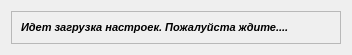
<?xml version="1.0" encoding="UTF-8"?>
<ui version="4.0">
 <class>LoadScreenForm</class>
 <widget class="QWidget" name="LoadScreenForm">
  <property name="windowModality">
   <enum>Qt::NonModal</enum>
  </property>
  <property name="geometry">
   <rect>
    <x>0</x>
    <y>0</y>
    <width>352</width>
    <height>51</height>
   </rect>
  </property>
  <property name="contextMenuPolicy">
   <enum>Qt::NoContextMenu</enum>
  </property>
  <property name="windowTitle">
   <string>Loading</string>
  </property>
  <property name="windowOpacity">
   <double>1.000000000000000</double>
  </property>
  <layout class="QGridLayout" name="gridLayout">
   <item row="0" column="0">
    <widget class="QFrame" name="frame">
     <property name="frameShape">
      <enum>QFrame::StyledPanel</enum>
     </property>
     <property name="frameShadow">
      <enum>QFrame::Raised</enum>
     </property>
     <layout class="QGridLayout" name="gridLayout_2">
      <item row="0" column="0">
       <widget class="QLabel" name="lblLoading">
        <property name="font">
         <font>
          <pointsize>8</pointsize>
          <weight>75</weight>
          <italic>true</italic>
          <bold>true</bold>
         </font>
        </property>
        <property name="focusPolicy">
         <enum>Qt::NoFocus</enum>
        </property>
        <property name="text">
         <string>Идет загрузка настроек. Пожалуйста ждите....</string>
        </property>
       </widget>
      </item>
     </layout>
    </widget>
   </item>
  </layout>
 </widget>
 <resources/>
 <connections/>
</ui>
